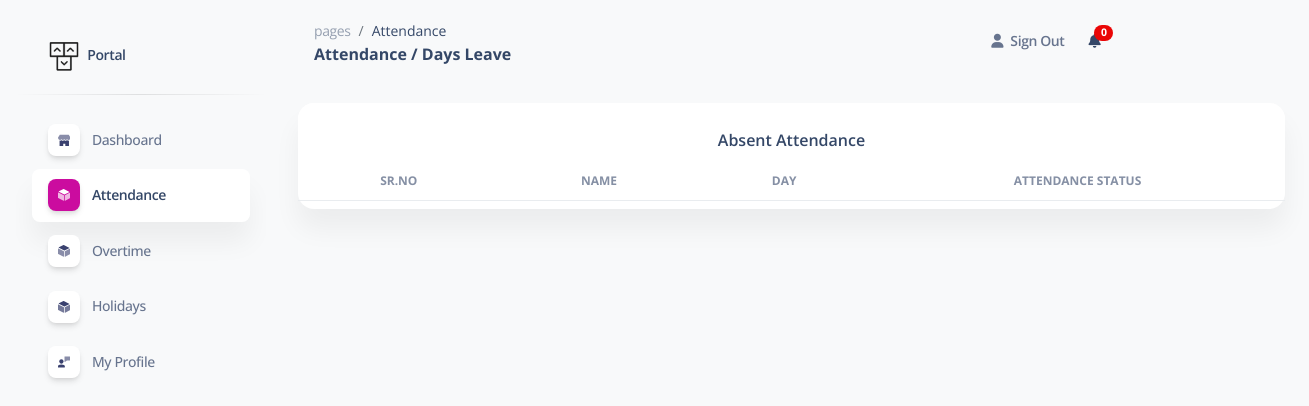
Page /dayleave.php (signed in) on the earlier database version.
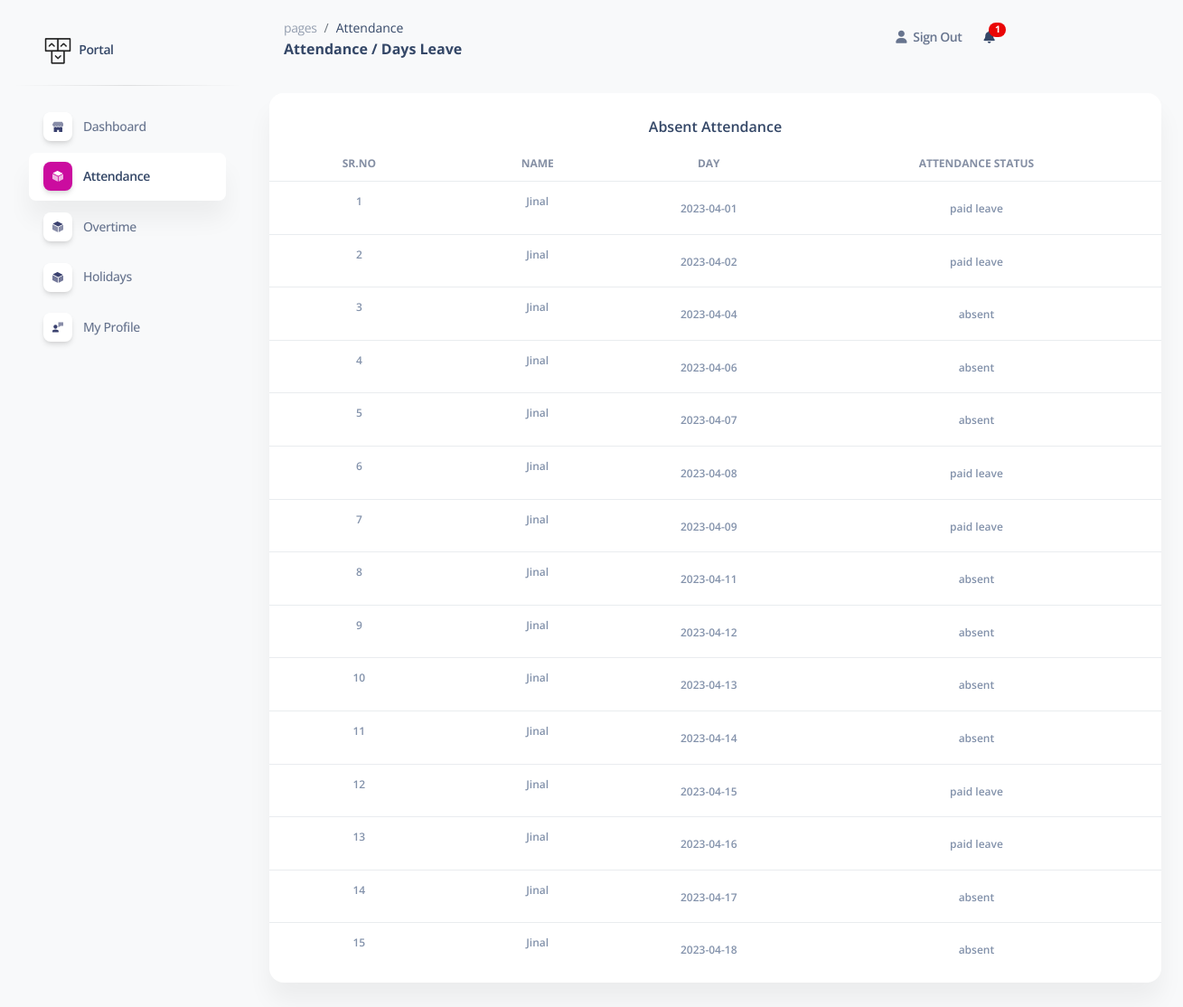
Same page on the later database version.
### tables this page shows
CREATE TABLE `attendance` (
  `id` int(11) NOT NULL,
  `user_id` int(11) NOT NULL,
  `attendance_date` date NOT NULL,
  `attendance_status` int(11) DEFAULT 0 COMMENT '0 = absent, 1 = present, 2 = half day, 3 = paid leave',
  `is_update` varchar(255) DEFAULT NULL,
  `created_date` datetime NOT NULL DEFAULT current_timestamp()
);

CREATE TABLE `user` (
  `user_id` int(11) NOT NULL,
  `user_name` varchar(255) NOT NULL,
  `user_email` varchar(50) NOT NULL,
  `user_password` varchar(50) NOT NULL,
  `user_type` int(50) NOT NULL DEFAULT 1 COMMENT '1 = user, 2 = admin',
  `user_image` text NOT NULL,
  `monthly_salary` int(15) DEFAULT NULL,
  `daily_salary` int(15) NOT NULL DEFAULT 0,
  `user_status` varchar(50) NOT NULL DEFAULT '1' COMMENT '1 = active , 0 = deactive',
  `created_date` datetime NOT NULL DEFAULT current_timestamp() COMMENT 'Created time and date'
);

### dayleave.php (the view, shortened to what the changed rows need)
<!DOCTYPE html>
<html lang="en">
<head>
  <link href="assets/css/nucleo-icons.css" rel="stylesheet" />
  <link href="assets/css/nucleo-svg.css" rel="stylesheet" />
  <link href="assets/css/nucleo-svg.css" rel="stylesheet" />
  <link id="pagestyle" href="assets/css/soft-ui-dashboard.css?v=1.0.3" rel="stylesheet" />
  <link rel="stylesheet" href="https://cdn.datatables.net/1.13.4/css/jquery.dataTables.css" />
</head>
<body class="g-sidenav-show  bg-gray-100">
  <?php include 'dbcon.php'; ?>
  <main class="main-content position-relative max-height-vh-100 h-100 mt-1 border-radius-lg ">
    <?php include 'navbar.php'; ?>
    <div class="container-fluid py-4">
      <div class="row">
        <div class="col-12">
          <div class="card mb-4">
            <div class="card-body px-0 pt-0 pb-2">
              <div class="table-responsive p-0">
                <table class="table align-items-center mb-0" id="data">
                  <thead>
                    <tr>
                      <th class="text-center text-uppercase text-xs font-weight-bolder opacity-8">Sr.No
                      </th>
                      <th class="text-center text-uppercase text-xs font-weight-bolder opacity-8">Name
                      </th>
                      <th class="text-center text-uppercase text-xs font-weight-bolder opacity-8">Day
                      </th>
                      <th class="text-center text-uppercase text-xs font-weight-bolder opacity-8">
                        Attendance Status</th>
                    </tr>
                  </thead>
                  <tbody>
                    <?php
                    $userid = $_SESSION['user_id'];
                    $result1 = mysqli_query($con, "SELECT user_name from user where user_id='$userid'");
                    $row1 = mysqli_fetch_array($result1);
                    $today_date = date("Y-m-d");
                    $update_month = date("m");
                    $update_year = date("Y");
                    $result = mysqli_query($con, "SELECT * from attendance where user_id='$userid' and attendance_status='0' and attendance_date <= '$today_date' and month(attendance_date) = '$update_month' and year(attendance_date) = '$update_year' or user_id='$userid' and attendance_status='3' and attendance_date <= '$today_date' and month(attendance_date) = '$update_month' and year(attendance_date) = '$update_year'");
                    if (mysqli_num_rows($result) > 0) {
                      $sn = 1;
                      while ($row = mysqli_fetch_array($result)) {
                        ?>
                        <tr>
                          <td class="align-middle text-center">
                            <span class="text-secondary text-xs font-weight-bold ">
                              <?php echo $sn; ?>
                          </td>
                          <td class="align-middle text-center">
                            <span class="text-secondary text-xs font-weight-bold ">
                              <?php echo $row1['user_name']; ?>
                          </td>
                          <td class="align-middle text-center">
                            <span class="text-secondary text-xs font-weight-bold">
                              <?php echo $row['attendance_date']; ?>
                            </span>
                          </td>
                          <td class="align-middle text-center">
                            <span class="text-secondary text-xs font-weight-bold">
                              <?php if ($row['attendance_status'] == 0) {
                                echo "absent";
                              } elseif ($row['attendance_status'] == 3) {
                                echo "paid leave";
                              }
                              ?>
                            </span>
                          </td>
                        </tr>
                        <?php $sn++;
                      }
                    } ?>
              </div>
            </div>
  </body>
</html>

### navbar.php (shortened to what the changed rows need)
<?php
include 'dbcon.php';
?>
<nav class="navbar navbar-main navbar-expand-lg px-0 mx-4 shadow-none border-radius-xl" id="navbarBlur"
  navbar-scroll="true">
  <div class="container-fluid py-1 px-3">
    <div class="collapse navbar-collapse mt-sm-0 mt-2 me-md-0 me-sm-4" id="navbar">
      <ul class="navbar-nav  justify-content-end">
        <?php
        $user_id = $_SESSION['user_id'];
        $sql2 =
          $result = mysqli_query($con, "SELECT * from leave_data WHERE user_id='$user_id' AND leave_status = 'Pending' AND read_status='0'");
        $count = mysqli_num_rows($result);
        ?>
        <form method="POST" action="">
          <li class="nav-item dropdown ms-md-auto pe-md-3 d-flex align-items-center">
            <a class="nav-link" href="&action=read" type="submit" role="button" data-bs-toggle="dropdown"
              aria-expanded="false" name="submit">
              <i class="fa fa-bell cursor-pointer"></i><span
                class="badge rounded-pill bg-danger text-center d-inline-flex align-items-center justify-content-center"
                style="width:10%; height:2vh; position: relative; top: -10px; left: -6px;">
                <?php echo $count; ?>
              </span>
            </a>
          </li>
        </form>
      </ul>
    </div>
  </div>
</nav>

Differences in the rows shown:
added attendance: user.user_name "Jinal", attendance_date "2023-04-01", attendance_status "paid leave"
added attendance: user.user_name "Jinal", attendance_date "2023-04-02", attendance_status "paid leave"
added attendance: user.user_name "Jinal", attendance_date "2023-04-04", attendance_status "absent"
added attendance: user.user_name "Jinal", attendance_date "2023-04-06", attendance_status "absent"
added attendance: user.user_name "Jinal", attendance_date "2023-04-07", attendance_status "absent"
added attendance: user.user_name "Jinal", attendance_date "2023-04-08", attendance_status "paid leave"
added attendance: user.user_name "Jinal", attendance_date "2023-04-09", attendance_status "paid leave"
added attendance: user.user_name "Jinal", attendance_date "2023-04-11", attendance_status "absent"
added attendance: user.user_name "Jinal", attendance_date "2023-04-12", attendance_status "absent"
added attendance: user.user_name "Jinal", attendance_date "2023-04-13", attendance_status "absent"
added attendance: user.user_name "Jinal", attendance_date "2023-04-14", attendance_status "absent"
added attendance: user.user_name "Jinal", attendance_date "2023-04-15", attendance_status "paid leave"
added attendance: user.user_name "Jinal", attendance_date "2023-04-16", attendance_status "paid leave"
added attendance: user.user_name "Jinal", attendance_date "2023-04-17", attendance_status "absent"
added attendance: user.user_name "Jinal", attendance_date "2023-04-18", attendance_status "absent"
Other differences:
$count: "0" → "1"
